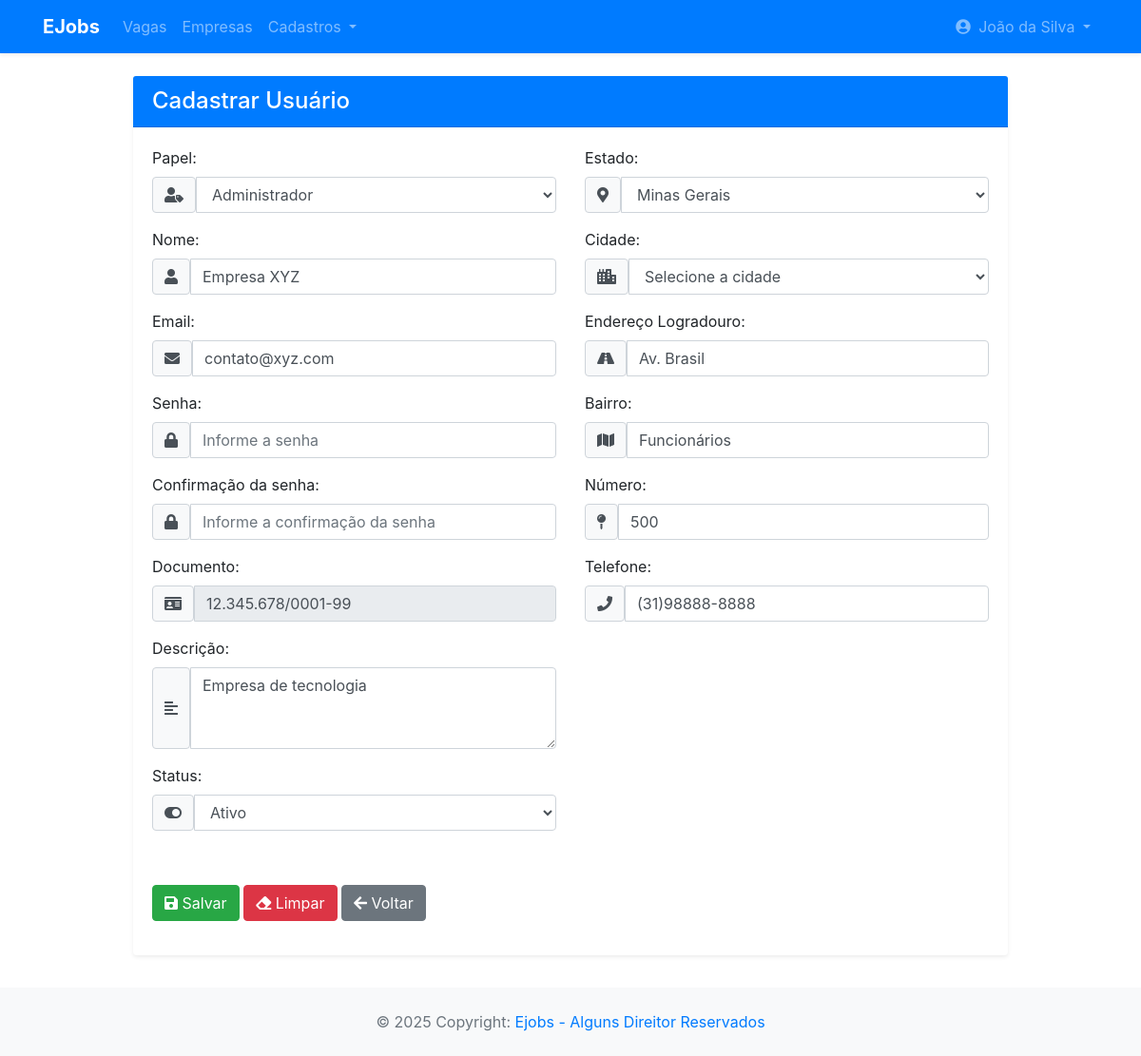
/app/controller/UsuarioController.php?action=edit&id=2 (signed in), run on the app's committed database.
### tables this page shows
CREATE TABLE usuario (
    id INT PRIMARY KEY AUTO_INCREMENT,
    nome VARCHAR(255),
    email VARCHAR(255),
    senha VARCHAR(255),
    documento VARCHAR(255),
    descricao TEXT,
    cidade_id INT,
    end_logradouro VARCHAR(100),
    end_bairro VARCHAR(100),
    end_numero VARCHAR(100),
    telefone VARCHAR(20),
    status ENUM('Ativo', 'Inativo','Pendente'),
    tipo_usuario_id INT,
    FOREIGN KEY (tipo_usuario_id) REFERENCES tipo_usuario(id),
    FOREIGN KEY (cidade_id) REFERENCES cidades(codigo_ibge)
);

### app/view/usuario/form.php (the view, shortened to what the rows shown need)
<?php
require_once(__DIR__ . "/../include/header.php");
require_once(__DIR__ . "/../include/menu.php");
?>
<div class="container py-4">
    <div class="row">
        <div class="col-lg-10 mx-auto">
            <div class="card shadow-sm border-0">
                <div class="card-header bg-primary text-white">
                    <h4 class="mb-0">
                        Cadastrar Usuário
                    </h4>
                </div>
                <div class="card-body">
                    <form id="frmUsuario" method="POST"
                        action="<?= BASEURL ?>/controller/CadastroController.php?action=save">
                        <div class="row">
                            <div class="col-md-6">
                                <div class="form-group mb-3">
                                    <label for="selPapel" class="form-label fw-bold">Papel:</label>
                                    <div class="input-group">
                                        <span class="input-group-text bg-light">
                                            <i class="fas fa-user-tag"></i>
                                        </span>
                                        <select class="form-control" name="tipoUsuario" id="selPapel" onchange="aplicarMascara()">
                                            <?php foreach ($dados["papeis"] as $papel): ?>
                                                <option value="<?= $papel->getId() ?>"
                                                    <?php
                                                    if (isset($dados["usuario"]) && $dados["usuario"]->getTipoUsuario()?->getId() == $papel->getId())
                                                        echo "selected";
                                                    ?>>
                                                    <?= $papel->getNome() ?>
                                                </option>
                                            <?php endforeach; ?>
                                        </select>
                                    </div>
                                </div>
                                <div class="form-group mb-3">
                                    <label for="txtNome" class="form-label fw-bold">Nome:</label>
                                    <div class="input-group">
                                        <span class="input-group-text bg-light">
                                            <i class="fas fa-user"></i>
                                        </span>
                                        <input class="form-control" type="text" id="txtNome" name="nome"
                                            maxlength="70" placeholder="Informe o nome"
                                            value="<?php echo (isset($dados["usuario"]) ? $dados["usuario"]->getNome() : ''); ?>" />
                                    </div>
                                </div>
                                <div class="form-group mb-3">
                                    <label for="txtLogin" class="form-label fw-bold">Email:</label>
                                    <div class="input-group">
                                        <span class="input-group-text bg-light">
                                            <i class="fas fa-envelope"></i>
                                        </span>
                                        <input class="form-control" type="email" id="txtLogin" name="email"
                                            maxlength="100" placeholder="Informe o email"
                                            value="<?php echo (isset($dados["usuario"]) ? $dados["usuario"]->getEmail() : ''); ?>" />
                                    </div>
                                </div>
                                <div class="form-group mb-3">
                                    <label for="txtSenha" class="form-label fw-bold">Senha:</label>
                                    <div class="input-group">
                                        <span class="input-group-text bg-light">
                                            <i class="fas fa-lock"></i>
                                        </span>
                                        <input class="form-control" type="password" id="txtPassword" name="senha"
                                            maxlength="15" placeholder="Informe a senha"
                                            value="<?php echo (isset($dados["usuario"]) ? $dados["usuario"]->getSenha() : ''); ?>" />
                                    </div>
                                </div>
                                <div class="form-group mb-3">
                                    <label for="txtConfSenha" class="form-label fw-bold">Confirmação da senha:</label>
                                    <div class="input-group">
                                        <span class="input-group-text bg-light">
                                            <i class="fas fa-lock"></i>
                                        </span>
                                        <input class="form-control" type="password" id="txtConfSenha" name="conf_senha"
                                            maxlength="15" placeholder="Informe a confirmação da senha"
                                            value="<?php echo isset($dados['confSenha']) ? $dados['confSenha'] : ''; ?>" />
                                    </div>
                                </div>
                                <div class="form-group mb-3">
                                    <label for="txtDocumento" class="form-label fw-bold">Documento:</label>
                                    <div class="input-group">
                                        <span class="input-group-text bg-light">
                                            <i class="fas fa-id-card"></i>
                                        </span>
                                        <input class="form-control" type="text" id="txtDocumento" name="documento"
                                            maxlength="20" placeholder="Informe o documento"
                                            value="<?php echo (isset($dados["usuario"]) ? $dados["usuario"]->getDocumento() : ''); ?>" />
                                    </div>
                                </div>
                                <div class="form-group mb-3">
                                    <label for="txtDescricao" class="form-label fw-bold">Descrição:</label>
                                    <div class="input-group">
                                        <span class="input-group-text bg-light">
                                            <i class="fas fa-align-left"></i>
                                        </span>
                                        <textarea class="form-control" id="txtDescricao" name="descricao" rows="3" cols="30"
                                            placeholder="Informe a descrição"><?php echo (isset($dados["usuario"]) ? $dados["usuario"]->getDescricao() : ''); ?></textarea>
                                    </div>
                                </div>
                                <div class="form-group mb-3">
                                    <label for="selStatus" class="form-label fw-bold">Status:</label>
                                    <div class="input-group">
                                        <span class="input-group-text bg-light">
                                            <i class="fas fa-toggle-on"></i>
                                        </span>
                                        <select class="form-control" name="status" id="selStatus">
                                            <?php foreach($dados["status"] as $status): ?>
                                                <option value="<?= $status ?>"
                                                    <?php
                                                        if(isset($dados["usuario"]) && $dados["usuario"]->getStatus() == $status)
                                                            echo "selected";
                                                    ?>
                                                >
                                                    <?= $status ?>
                                                </option>
                                            <?php endforeach; ?>
                                        </select>
                                    </div>
                                </div>
                            </div>
                            <div class="col-md-6">
                                <div class="form-group mb-3">
                                    <label for="selEstado" class="form-label fw-bold">Estado:</label>
                                    <div class="input-group">
                                        <span class="input-group-text bg-light">
                                            <i class="fas fa-map-marker-alt"></i>
                                        </span>
                                        <select class="form-control" name="estado" id="selEstado" onchange="carregarCidades('<?= BASEURL ?>', 0)">
                                            <?php foreach ($dados["estados"] as $estado): ?>
                                                <option value="<?= $estado->getCodigoUf() ?>"
                                                    <?php
                                                    if (isset($dados["usuario"]) && $dados["usuario"]->getCidade()->getEstado()->getCodigoUf() == $estado->getCodigoUf())
                                                        echo "selected";
                                                    ?>>
                                                    <?= $estado->getNome() ?>
                                                </option>
                                            <?php endforeach; ?>
                                        </select>
                                    </div>
                                </div>
                                <div class="form-group mb-3">
                                    <label for="txtCidade" class="form-label fw-bold">Cidade:</label>
                                    <div class="input-group">
                                        <span class="input-group-text bg-light">
                                            <i class="fas fa-city"></i>
                                        </span>
                                        <select class="form-control" name="cidade" id="selCidade">
                                            <option value="">Selecione a cidade</option>
                                        </select>
                                    </div>
                                </div>
                                <div class="form-group mb-3">
                                    <label for="txtEndLogradouro" class="form-label fw-bold">Endereço Logradouro:</label>
                                    <div class="input-group">
                                        <span class="input-group-text bg-light">
                                            <i class="fas fa-road"></i>
                                        </span>
                                        <input class="form-control" type="text" id="txtEndLogradouro" name="endLogradouro"
                                            maxlength="50" placeholder="Informe o Endereço Logradouro"
                                            value="<?php echo (isset($dados["usuario"]) ? $dados["usuario"]->getEndLogradouro() : ''); ?>" />
                                    </div>
                                </div>
                                <div class="form-group mb-3">
                                    <label for="txtEndBairro" class="form-label fw-bold">Bairro:</label>
                                    <div class="input-group">
                                        <span class="input-group-text bg-light">
                                            <i class="fas fa-map"></i>
                                        </span>
                                        <input class="form-control" type="text" id="txtEndBairro" name="endBairro"
                                            maxlength="30" placeholder="Informe o Bairro"
                                            value="<?php echo (isset($dados["usuario"]) ? $dados["usuario"]->getEndBairro() : ''); ?>" />
                                    </div>
                                </div>
                                <div class="form-group mb-3">
                                    <label for="txtEndNumero" class="form-label fw-bold">Número:</label>
                                    <div class="input-group">
                                        <span class="input-group-text bg-light">
                                            <i class="fas fa-map-pin"></i>
                                        </span>
                                        <input class="form-control" type="text" id="txtEndNumero" name="endNumero"
                                            maxlength="10" placeholder="Informe o Número"
                                            value="<?php echo (isset($dados["usuario"]) ? $dados["usuario"]->getEndNumero() : ''); ?>" />
                                    </div>
                                </div>
                                <div class="form-group mb-3">
                                    <label for="txtTelefone" class="form-label fw-bold">Telefone:</label>
                                    <div class="input-group">
                                        <span class="input-group-text bg-light">
                                            <i class="fas fa-phone"></i>
                                        </span>
                                        <input class="form-control" type="text" id="txtTelefone" name="telefone"
                                            maxlength="20" placeholder="Informe o Telefone"
                                            value="<?php echo (isset($dados["usuario"]) ? $dados["usuario"]->getTelefone() : ''); ?>" />
                                    </div>
                                </div>
                            </div>
                        </div>
                        <div class="row mt-3">
                            <div class="col-12">
                            </div>
                        </div>
                        <div class="row mt-4">
                            <div class="col-12">
                                <button type="submit" class="btn btn-success me-2">
                                    <i class="fas fa-save me-1"></i> Salvar
                                </button>
                                <button type="reset" class="btn btn-danger me-2">
                                    <i class="fas fa-eraser me-1"></i> Limpar
                                </button>
                                <a class="btn btn-secondary"
                                    href="<?= BASEURL ?>/controller/HomeController.php?action=home">
                                    <i class="fas fa-arrow-left me-1"></i> Voltar
                                </a>
                            </div>
                        </div>
                    </form>
                </div>
            </div>
        </div>
    </div>
</div>
<?php
require_once(__DIR__ . "/../include/footer.php");
?>

### data on the page
usuario: nome "Empresa XYZ", email "contato@xyz.com", documento "12.345.678/0001-99", descricao "Empresa de tecnologia", status "Ativo", endLogradouro "Av. Brasil", endBairro "Funcionários", endNumero "500", telefone "(31)98888-8888"

### other printed values
$nome "João da Silva"
form field tipoUsuario "Administrador"
form field estado "Minas Gerais"
